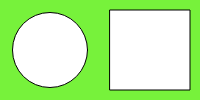
Frame 1 (no input)
Frame 60 (no input): identical to frame 1, image omitted
Frame 120 (the mouse pressed at the canvas centre since frame 60): identical to frame 1, image omitted

The p5.js sketch that drew this single still picture (run headless with seeded random() and noise() and a simulated clock; from frame 60 on, the mouse is pressed at the canvas centre):

// p5.js sketch
// ── sketch.js
function setup() {
  createCanvas(200, 100);
}

function draw() {
  background('#77F23B');
  circle(50, 50, 75);
  square(110, 10, 80);
}
